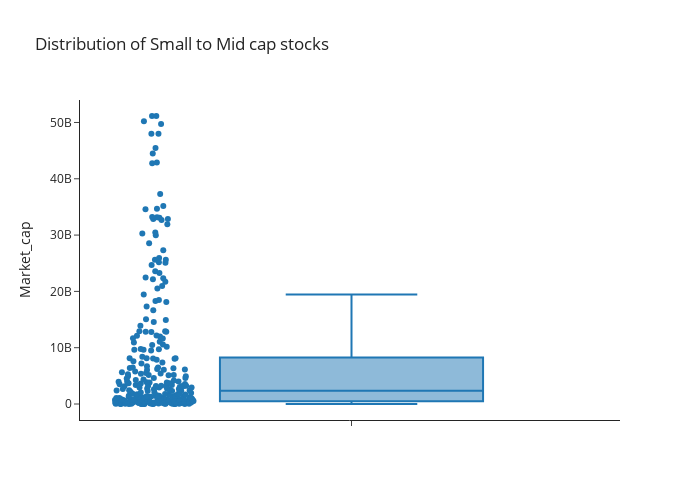

This figure's notebook cell:
### Markdown cell above
Now, let's plot the distribution again but excluding large-cap stocks to see what the distribution looks like.

### Code cell
# Get data for small and mid caps
df_small_to_mid_cap = df[df.Ticker.isin(small_to_mid_caps)]
# Plot distribution
fig = px.box(df_small_to_mid_cap,
             y = "Market_cap",
             points = "all",
             title = "Distribution of Small to Mid cap stocks",
             hover_name='Name',
             template='simple_white', 
             height = 500,
             width = 700)

fig.show();

### Figure 1 — Plotly figure (JSON) as saved in the notebook; plotly's stock layout.template omitted (floating-point values rounded to 4 significant figures; data arrays with more than 128 entries replaced by an {"elided": "..."} marker saying what was removed)
{"data": [{"alignmentgroup": "True", "boxpoints": "all", "hovertemplate": "<b>%{hovertext}</b><br><br>Market_cap=%{y}<extra></extra>", "hovertext": {"elided": "284 str values"}, "legendgroup": "", "marker": {"color": "#1F77B4"}, "name": "", "notched": false, "offsetgroup": "", "orientation": "v", "showlegend": false, "type": "box", "x0": " ", "xaxis": "x", "y": {"elided": "284 float values"}, "y0": " ", "yaxis": "y"}], "layout": {"boxmode": "group", "height": 500, "legend": {"tracegroupgap": 0}, "title": {"text": "Distribution of Small to Mid cap stocks"}, "width": 700, "xaxis": {"anchor": "y", "autorange": true, "domain": [0, 1], "range": [-0.5056, 0.5], "type": "category"}, "yaxis": {"anchor": "x", "autorange": true, "domain": [0, 1], "range": [-2839000000.0, 53990000000.0], "title": {"text": "Market_cap"}, "type": "linear"}}}
